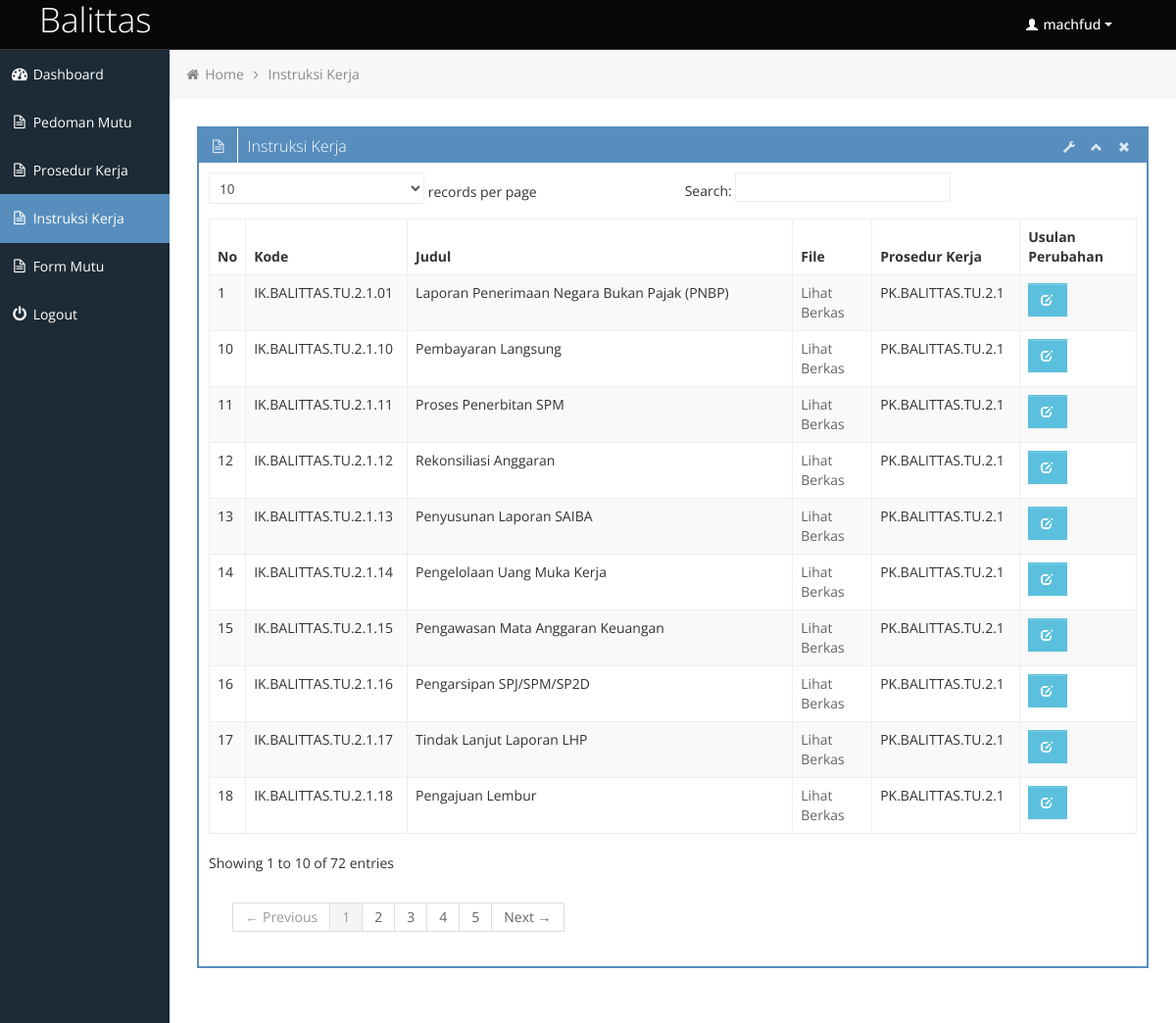
Screenshot of /user/instruksi_kerja.php (signed in) with the database file from the repository.
### tables this page shows
CREATE TABLE `instruksi_kerja` (
  `id` int(11) NOT NULL,
  `kode` varchar(128) NOT NULL,
  `judul` varchar(128) NOT NULL,
  `file` varchar(128) NOT NULL,
  `id_pk` int(11) NOT NULL
);

CREATE TABLE `prosedur_kerja` (
  `id` int(11) NOT NULL,
  `kode` varchar(64) NOT NULL,
  `judul` varchar(128) NOT NULL,
  `klausul` varchar(128) NOT NULL,
  `file` varchar(128) NOT NULL,
  `id_pedoman_mutu` int(11) NOT NULL
);

### user/functions/function.php (called while the page is built, shortened)
<?php
	function get_header(){
		require_once("includes/header.php");
	}
	function get_bread_instruksi_kerja(){
		require_once("includes/breadcumb_instruksi_kerja.php");
	}
	function get_sidebar(){
		require_once("includes/sidebar.php");
	}
 	function get_footer(){
		require_once("includes/footer.php");
	}
?>

### user/instruksi_kerja.php (the view, shortened to what this page needs)
<?php
	require_once("functions/function.php");
	get_header();
	get_sidebar();
	get_bread_instruksi_kerja();
?>
	<div class="row-fluid sortable">
		<div class="box span12">
			<div class="box-header" data-original-title>
				<h2><i class="icon-file-alt"></i><span class="break"></span>Instruksi Kerja</h2>
				<div class="box-icon">
					<a href="#" class="btn-setting"><i class="halflings-icon white wrench"></i></a>
					<a href="#" class="btn-minimize"><i class="halflings-icon white chevron-up"></i></a>
					<a href="#" class="btn-close"><i class="halflings-icon white remove"></i></a>
				</div>
			</div>
			<div class="box-content">
				<table class="table table-striped table-bordered bootstrap-datatable datatable">
					<thead>
						<tr>
							<th>No</th>
							<th>Kode</th>
							<th>Judul</th>
							<th>File</th>
							<th>Prosedur Kerja</th>
							<?php if($_SESSION['id_hak_akses']=="WP"){ ?>
							<th>Actions</th>
							<?php }else if($_SESSION['id_hak_akses']=="PS"){ ?>
							<?php }else{ ?>
							<th>Usulan Perubahan</th>
							<?php } ?>
						</tr>
					</thead>
					<tbody>
					<?php
						include("../koneksi.php");
						if($_SESSION['id_hak_akses']=="WP" || $_SESSION['id_hak_akses']=="PS"){
							$sql = "SELECT * FROM instruksi_kerja ORDER BY kode";
						}else{
							$sql = "SELECT * FROM instruksi_kerja WHERE kode LIKE '%.".$_SESSION['id_hak_akses'].".%' ORDER BY kode";
						}
						$data = mysqli_query($koneksi, $sql);
						$i = 1;
						foreach ($data as $row)
					{ ?>
					<tr>
						<td><?php echo $i++; ?></td>
						<td><?php echo $row['kode']; ?></td>
						<td><?php echo $row['judul']; ?></td>
						<td><a href="../files/<?php echo $row['file']; ?>">Lihat Berkas</a></td>
						<?php
							$id=$row['id_pk'];
							$result = mysqli_query($koneksi, "SELECT * FROM prosedur_kerja where id=$id");
							while ($isi = mysqli_fetch_array($result)) {
									$data=$isi['kode'];
							}
						?>
						<td><?php echo $data; ?></td>
						<?php if($_SESSION['id_hak_akses']=="WP"){ ?>
						<td class="center">
							<a class="btn btn-info" href="edit_instruksi_kerja.php?uID=<?php echo $row['id']; ?>">
								<i class="halflings-icon white edit"></i>
							</a>
							<a class="btn btn-danger" onclick="return confirmDel()" href="delete_instruksi_kerja.php?delID=<?php echo $row['id'];?>">
								<i class="halflings-icon white trash"></i>
							</a>
							<a class="btn btn-secondary" href="history_ik.php?kode=<?php echo $row['kode']; ?>&idD=<?php echo $row['id']; ?>&idK=3">
								<i class="halflings-icon white time"></i>
							</a>
						</td>
						<?php }else if($_SESSION['id_hak_akses']=="PS"){ ?>
						<?php }else{ ?>
						<td class="center">
							<a class="btn btn-info" href="perubahan_dokumen.php?dID=<?php echo $row['id']; ?>&kID=3">
								<i class="halflings-icon white edit"></i>
							</a>
						</td>
						<?php } ?>
					</tr>
					<?php
						}
					?>
					</tbody>
				</table>
			</div>
		</div>
	</div>
<?php
	get_footer();
?>

### user/includes/header.php (shortened to what this page needs)
<!DOCTYPE html>
<html lang="en">
<head>
	<link id="bootstrap-style" href="css/bootstrap.min.css" rel="stylesheet">
	<link href="css/bootstrap-responsive.min.css" rel="stylesheet">
	<link id="base-style" href="css/style.css" rel="stylesheet">
	<link id="base-style-responsive" href="css/style-responsive.css" rel="stylesheet">
</head>
<body>
	<div class="navbar">
		<div class="navbar-inner">
			<div class="container-fluid">
				<a class="brand" href="index.php"><span> Balittas </span></a>
				<div class="nav-no-collapse header-nav">
					<ul class="nav pull-right">
						<li class="dropdown">
							<a class="btn dropdown-toggle" data-toggle="dropdown" href="#">
								<i class="halflings-icon white user"></i> <?php echo $_SESSION['username']?>
								<span class="caret"></span>
							</a>
						</li>
					</ul>
				</div>
			</div>
		</div>
	</div>

### user/includes/sidebar.php
<div class="container-fluid-full">
<div class="row-fluid">
	<div id="sidebar-left" class="span2">
		<div class="nav-collapse sidebar-nav">
			<ul class="nav nav-tabs nav-stacked main-menu">
				<li><a href="index.php"><i class="icon-dashboard"></i><span class="hidden-tablet"> Dashboard</span></a></li>
				<li><a class="submenu" href="pedoman_mutu.php"><i class="icon-file-alt"></i><span class="hidden-tablet"> Pedoman Mutu</span></a></li>
				<li><a class="submenu" href="prosedur_kerja.php"><i class="icon-file-alt"></i><span class="hidden-tablet"> Prosedur Kerja</span></a></li>
				<li><a class="submenu" href="instruksi_kerja.php"><i class="icon-file-alt"></i><span class="hidden-tablet"> Instruksi Kerja</span></a></li>
				<li><a class="submenu" href="form_mutu.php"><i class="icon-file-alt"></i><span class="hidden-tablet"> Form Mutu</span></a></li>
				<li><a href="logout.php"><i class="icon-off"></i><span class="hidden-tablet"> Logout</span></a></li>
			</ul>
		</div>
	</div>

### user/includes/breadcumb_instruksi_kerja.php
<div id="content" class="span10">
	<ul class="breadcrumb">
		<li>
			<i class="icon-home"></i>
			<a href="index.php">Home</a>
			<i class="icon-angle-right"></i>
		</li>
		<li><a href="instruksi_kerja.php">Instruksi Kerja</a></li>
	</ul>

### user/includes/footer.php (shortened to what this page needs)
			</div>
		</div>
	</div>
	</body>
</html>

### user/css/style-responsive.css (style rules this page uses)
@media (min-width: 1200px) { .container-fluid-full { overflow: hidden; position: relative; height: 100%; } }
@media (min-width: 1200px) { #content { width: 85.578%; padding: 28px; margin: 0px 0px; margin-left: 14.422% !important; } }
@media (min-width: 1200px) { #sidebar-left { background: #1C2B36; margin-left: 0px !important; position: absolute; height: 100%; } }
@media (min-width: 1200px) { .sidebar-nav > ul { margin: 0px; } }

### user/css/halflings.css (style rules this page uses)
html, html .halflings { -webkit-font-smoothing: antialiased !important; }
.halflings-icon { display: inline-block; width: 14px; height: 14px; line-height: 14px; vertical-align: text-top; background-image: url(../img/glyphicons_halflings.svg); background-position: 0 0; background-repeat: no-repeat; vertical-align: top; *display: inline; *zoom: 1; *margin-right: .3em; }
.halflings-icon.white { background-image: url(../img/glyphicons_halflings-white.svg); }
.halflings-icon.user { background-position: -168px 0; }
.halflings-icon.remove { background-position: -312px 0; }
.halflings-icon.edit { background-position: -96px -72px; }
.halflings-icon.chevron-up { background-position: -288px -120px; }
.halflings-icon.wrench { background-position: -360px -144px; }

### rows the page displays
instruksi_kerja: kode "IK.BALITTAS.TU.2.1.01", judul "Laporan Penerimaan Negara Bukan Pajak (PNBP)", id_pk.kode "PK.BALITTAS.TU.2.1"
instruksi_kerja: kode "IK.BALITTAS.TU.2.1.10", judul "Pembayaran Langsung", id_pk.kode "PK.BALITTAS.TU.2.1"
instruksi_kerja: kode "IK.BALITTAS.TU.2.1.11", judul "Proses Penerbitan SPM", id_pk.kode "PK.BALITTAS.TU.2.1"
instruksi_kerja: kode "IK.BALITTAS.TU.2.1.12", judul "Rekonsiliasi Anggaran", id_pk.kode "PK.BALITTAS.TU.2.1"
instruksi_kerja: kode "IK.BALITTAS.TU.2.1.13", judul "Penyusunan Laporan SAIBA", id_pk.kode "PK.BALITTAS.TU.2.1"
instruksi_kerja: kode "IK.BALITTAS.TU.2.1.14", judul "Pengelolaan Uang Muka Kerja", id_pk.kode "PK.BALITTAS.TU.2.1"
instruksi_kerja: kode "IK.BALITTAS.TU.2.1.15", judul "Pengawasan Mata Anggaran Keuangan", id_pk.kode "PK.BALITTAS.TU.2.1"
instruksi_kerja: kode "IK.BALITTAS.TU.2.1.16", judul "Pengarsipan SPJ/SPM/SP2D", id_pk.kode "PK.BALITTAS.TU.2.1"
instruksi_kerja: kode "IK.BALITTAS.TU.2.1.17", judul "Tindak Lanjut Laporan LHP", id_pk.kode "PK.BALITTAS.TU.2.1"
instruksi_kerja: kode "IK.BALITTAS.TU.2.1.18", judul "Pengajuan Lembur", id_pk.kode "PK.BALITTAS.TU.2.1"

### other values shown
$_SESSION['username'] "machfud"
